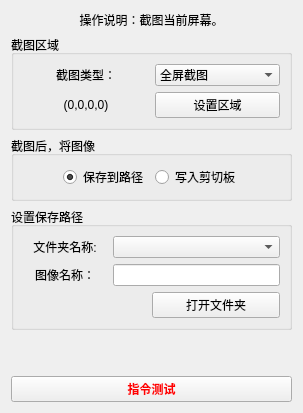
       <widget class="QWidget" name="tab_17">
        <attribute name="title">
         <string>屏幕截图</string>
        </attribute>
        <layout class="QVBoxLayout" name="verticalLayout_52">
         <item>
          <widget class="QLabel" name="label_99">
           <property name="sizePolicy">
            <sizepolicy hsizetype="Preferred" vsizetype="Preferred">
             <horstretch>0</horstretch>
             <verstretch>0</verstretch>
            </sizepolicy>
           </property>
           <property name="text">
            <string>操作说明：截图当前屏幕。</string>
           </property>
           <property name="alignment">
            <set>Qt::AlignCenter</set>
           </property>
           <property name="wordWrap">
            <bool>false</bool>
           </property>
           <property name="margin">
            <number>0</number>
           </property>
           <property name="indent">
            <number>-1</number>
           </property>
           <property name="openExternalLinks">
            <bool>false</bool>
           </property>
          </widget>
         </item>
         <item>
          <widget class="QGroupBox" name="groupBox_68">
           <property name="title">
            <string>截图区域</string>
           </property>
           <layout class="QGridLayout" name="gridLayout_67">
            <item row="0" column="0">
             <widget class="QLabel" name="label_19">
              <property name="text">
               <string>截图类型：</string>
              </property>
              <property name="alignment">
               <set>Qt::AlignCenter</set>
              </property>
             </widget>
            </item>
            <item row="0" column="1">
             <widget class="QComboBox" name="comboBox_67">
              <item>
               <property name="text">
                <string>全屏截图</string>
               </property>
              </item>
              <item>
               <property name="text">
                <string>区域截图</string>
               </property>
              </item>
             </widget>
            </item>
            <item row="1" column="0">
             <widget class="QLabel" name="label_164">
              <property name="text">
               <string>(0,0,0,0)</string>
              </property>
              <property name="alignment">
               <set>Qt::AlignCenter</set>
              </property>
             </widget>
            </item>
            <item row="1" column="1">
             <widget class="QPushButton" name="pushButton_60">
              <property name="text">
               <string>设置区域</string>
              </property>
             </widget>
            </item>
           </layout>
          </widget>
         </item>
         <item>
          <widget class="QGroupBox" name="groupBox_69">
           <property name="title">
            <string>截图后，将图像</string>
           </property>
           <layout class="QHBoxLayout" name="horizontalLayout_29">
            <item>
             <spacer name="horizontalSpacer_22">
              <property name="orientation">
               <enum>Qt::Horizontal</enum>
              </property>
              <property name="sizeHint" stdset="0">
               <size>
                <width>40</width>
                <height>20</height>
               </size>
              </property>
             </spacer>
            </item>
            <item>
             <widget class="QRadioButton" name="radioButton_9">
              <property name="text">
               <string>保存到路径</string>
              </property>
              <property name="checked">
               <bool>true</bool>
              </property>
             </widget>
            </item>
            <item>
             <widget class="QRadioButton" name="radioButton_8">
              <property name="text">
               <string>写入剪切板</string>
              </property>
             </widget>
            </item>
            <item>
             <spacer name="horizontalSpacer_23">
              <property name="orientation">
               <enum>Qt::Horizontal</enum>
              </property>
              <property name="sizeHint" stdset="0">
               <size>
                <width>40</width>
                <height>20</height>
               </size>
              </property>
             </spacer>
            </item>
           </layout>
          </widget>
         </item>
         <item>
          <widget class="QGroupBox" name="groupBox_14">
           <property name="title">
            <string>设置保存路径</string>
           </property>
           <layout class="QVBoxLayout" name="verticalLayout_37">
            <item>
             <layout class="QGridLayout" name="gridLayout_27" columnstretch="1,2">
              <item row="0" column="0">
               <widget class="QLabel" name="label_76">
                <property name="text">
                 <string>文件夹名称:</string>
                </property>
                <property name="alignment">
                 <set>Qt::AlignCenter</set>
                </property>
               </widget>
              </item>
              <item row="0" column="1">
               <widget class="QComboBox" name="comboBox_31"/>
              </item>
              <item row="1" column="0">
               <widget class="QLabel" name="label_77">
                <property name="text">
                 <string>图像名称：</string>
                </property>
                <property name="alignment">
                 <set>Qt::AlignCenter</set>
                </property>
               </widget>
              </item>
              <item row="1" column="1">
               <widget class="QLineEdit" name="lineEdit_16"/>
              </item>
             </layout>
            </item>
            <item>
             <layout class="QHBoxLayout" name="horizontalLayout_30" stretch="1,1">
              <item>
               <spacer name="horizontalSpacer_24">
                <property name="orientation">
                 <enum>Qt::Horizontal</enum>
                </property>
                <property name="sizeHint" stdset="0">
                 <size>
                  <width>40</width>
                  <height>20</height>
                 </size>
                </property>
               </spacer>
              </item>
              <item>
               <widget class="QPushButton" name="pushButton_62">
                <property name="text">
                 <string>打开文件夹</string>
                </property>
               </widget>
              </item>
             </layout>
            </item>
           </layout>
          </widget>
         </item>
         <item>
          <spacer name="verticalSpacer_14">
           <property name="orientation">
            <enum>Qt::Vertical</enum>
           </property>
           <property name="sizeHint" stdset="0">
            <size>
             <width>20</width>
             <height>40</height>
            </size>
           </property>
          </spacer>
         </item>
         <item>
          <widget class="QPushButton" name="pushButton_61">
           <property name="palette">
            <palette>
             <active>
              <colorrole role="ButtonText">
               <brush brushstyle="SolidPattern">
                <color alpha="255">
                 <red>255</red>
                 <green>0</green>
                 <blue>0</blue>
                </color>
               </brush>
              </colorrole>
             </active>
             <inactive>
              <colorrole role="ButtonText">
               <brush brushstyle="SolidPattern">
                <color alpha="255">
                 <red>255</red>
                 <green>0</green>
                 <blue>0</blue>
                </color>
               </brush>
              </colorrole>
             </inactive>
             <disabled>
              <colorrole role="ButtonText">
               <brush brushstyle="SolidPattern">
                <color alpha="255">
                 <red>120</red>
                 <green>120</green>
                 <blue>120</blue>
                </color>
               </brush>
              </colorrole>
             </disabled>
            </palette>
           </property>
           <property name="font">
            <font>
             <family>微软雅黑</family>
             <weight>75</weight>
             <bold>true</bold>
            </font>
           </property>
           <property name="text">
            <string>指令测试</string>
           </property>
          </widget>
         </item>
        </layout>
       </widget>
